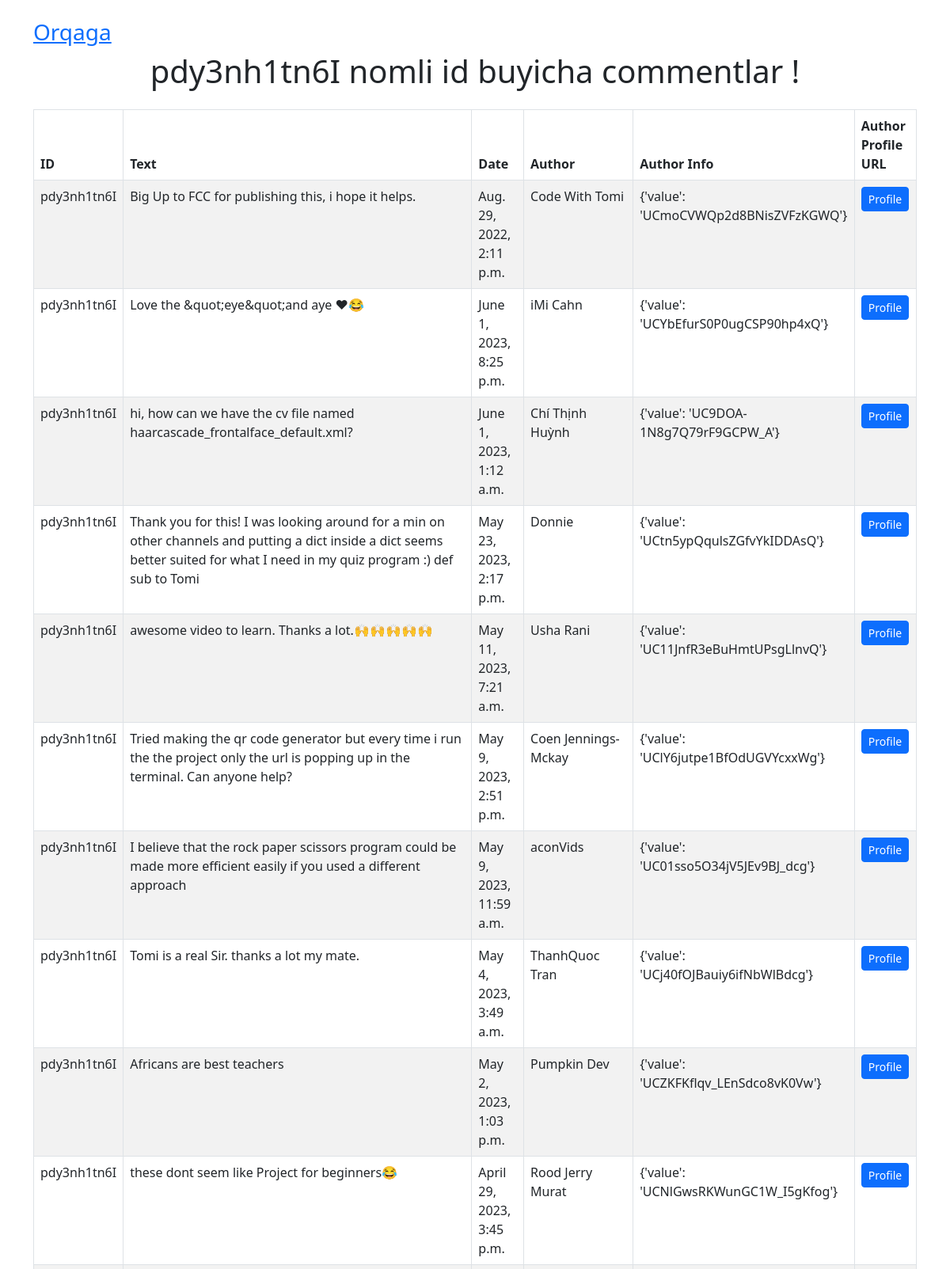
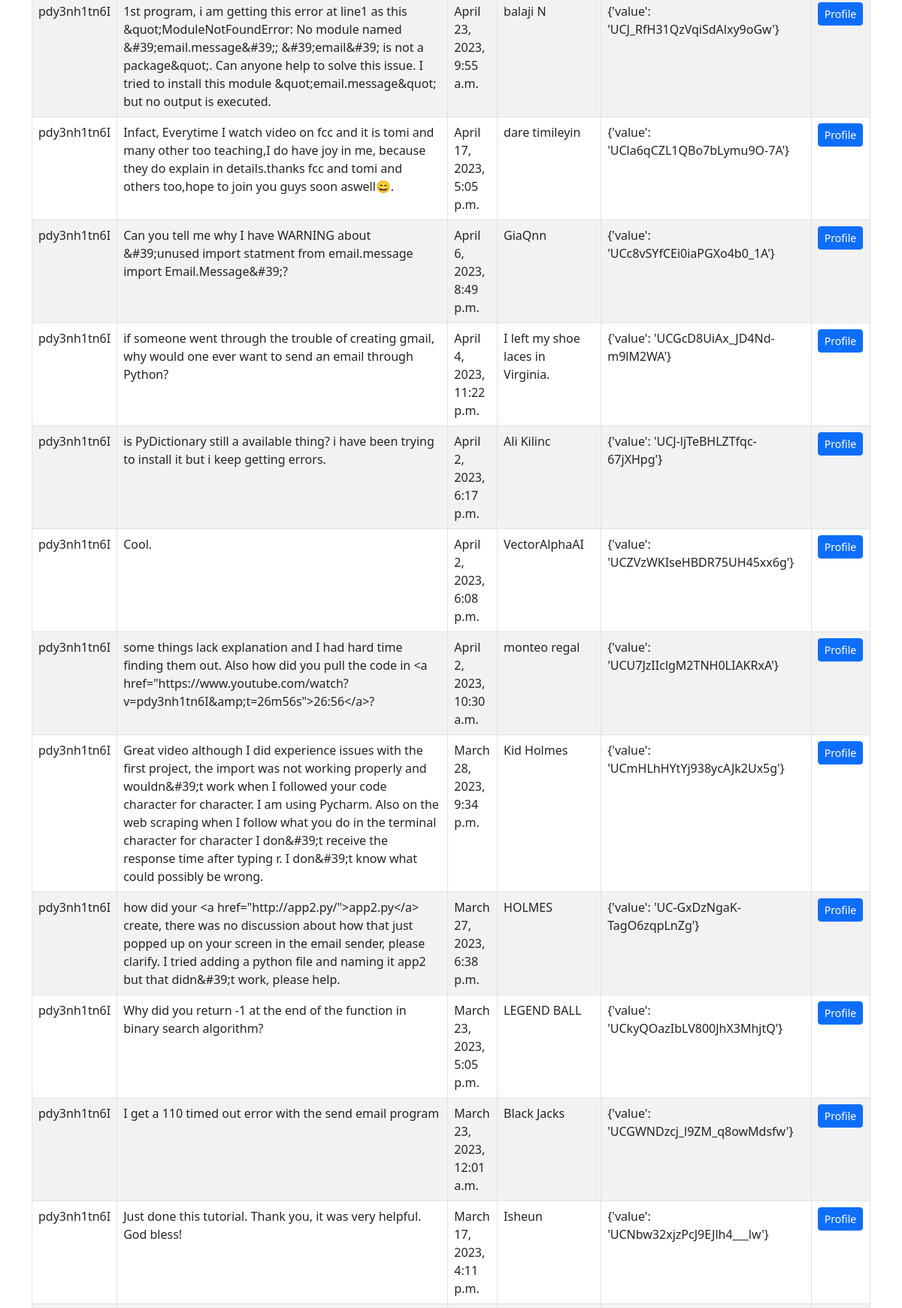
Page /comment/4/ (upper part) on the committed database (2 pictures, top to bottom).
### youtube/models.py (models this page shows, shortened)
class YouTobeModel(models.Model):
    video_id = models.CharField(max_length=100, unique=True, db_index=True)
    channelTitle = models.CharField(max_length=1000)
    title = models.CharField(max_length=1000)
    viewCount = models.IntegerField()
    description = models.TextField()

class Comment(models.Model):
    text_id = models.TextField()
    text = models.TextField()
    date = models.DateTimeField()
    author = models.CharField(max_length = 1000)
    author_info = models.CharField(max_length=1000)
    author_profile_url = models.URLField()

### youtube/views.py (the view)
# urls.py: path('comment/<int:pk>/', comment, name='comment'),
def comment(request, pk):
    comment_obj = get_object_or_404(YouTobeModel, pk=pk)
    video_id = comment_obj.video_id
    comments = Comment.objects.filter(text_id=video_id)
    return render(request, 'comment.html', {'video_id': video_id, 'comments': comments})

### youtube/templates/comment.html (shortened to what this page needs)
<!DOCTYPE html>
<html lang="en">
<head>
    <link rel="stylesheet" href="https://cdn.jsdelivr.net/npm/bootstrap@5.3.0/dist/css/bootstrap.min.css">
</head>
<body>
    <div class="container">
        <h3 class="mt-4"> <a href="{% url 'home' %}">Orqaga</a></h3>
        <h1 style="text-align: center;">{{ video_id }} nomli id buyicha commentlar !</h1>
        <table class="table table-striped table-bordered mt-4">
            <thead class="thead-dark">
                <tr>
                    <th scope="col">ID</th>
                    <th scope="col">Text</th>
                    <th scope="col">Date</th>
                    <th scope="col">Author</th>
                    <th scope="col">Author Info</th>
                    <th scope="col">Author Profile URL</th>
                </tr>
            </thead>
            <tbody>
                {% for comment in comments %}
                <tr>
                    <td>{{ comment.text_id }}</td>
                    <td>{{ comment.text }}</td>
                    <td>{{ comment.date }}</td>
                    <td>{{ comment.author }}</td>
                    <td>{{ comment.author_info }}</td>
                    <td><a href="{{ comment.author_profile_url }}" class="btn btn-primary btn-sm">Profile</a></td>
                </tr>
                {% endfor %}
            </tbody>
        </table>
    </div>
</body>
</html>

### rows in the picture
YouTobeModel: video "pdy3nh1tn6I"
Comment: text_id "pdy3nh1tn6I", text "Big Up to FCC for publishing this, i hope it helps.", date "Aug. 29, 2022, 2:11 p.m.", author "Code With Tomi", author_info "{'value': 'UCmoCVWQp2d8BNisZVFzKGWQ'}"
Comment: text_id "pdy3nh1tn6I", text "Love the &quot;eye&quot;and aye ❤😂", date "June 1, 2023, 8:25 p.m.", author "iMi Cahn", author_info "{'value': 'UCYbEfurS0P0ugCSP90hp4xQ'}"
Comment: text_id "pdy3nh1tn6I", text "hi, how can we have the cv file named haarcascade_frontalface_default.xml?", date "June 1, 2023, 1:12 a.m.", author "Chí Thịnh Huỳnh", author_info "{'value': 'UC9DOA-1N8g7Q79rF9GCPW_A'}"
Comment: text_id "pdy3nh1tn6I", text "Thank you for this! I was looking around for a min on other channels and putting a dict inside a dict seems better suited for what I need in my quiz program :) def sub to Tomi", date "May 23, 2023, 2:17 p.m.", author "Donnie", author_info "{'value': 'UCtn5ypQqulsZGfvYkIDDAsQ'}"
Comment: text_id "pdy3nh1tn6I", text "awesome video to learn. Thanks a lot.🙌🙌🙌🙌🙌", date "May 11, 2023, 7:21 a.m.", author "Usha Rani", author_info "{'value': 'UC11JnfR3eBuHmtUPsgLlnvQ'}"
Comment: text_id "pdy3nh1tn6I", text "Tried making the qr code generator but every time i run the the project only the url is popping up in the terminal. Can anyone help?", date "May 9, 2023, 2:51 p.m.", author "Coen Jennings-Mckay", author_info "{'value': 'UClY6jutpe1BfOdUGVYcxxWg'}"
Comment: text_id "pdy3nh1tn6I", text "I believe that the rock paper scissors program could be made more efficient easily if you used a different approach", date "May 9, 2023, 11:59 a.m.", author "aconVids", author_info "{'value': 'UC01sso5O34jV5JEv9BJ_dcg'}"
Comment: text_id "pdy3nh1tn6I", text "Tomi is a real Sir. thanks a lot my mate.", date "May 4, 2023, 3:49 a.m.", author "ThanhQuoc Tran", author_info "{'value': 'UCj40fOJBauiy6ifNbWlBdcg'}"
Comment: text_id "pdy3nh1tn6I", text "Africans are best teachers", date "May 2, 2023, 1:03 p.m.", author "Pumpkin Dev", author_info "{'value': 'UCZKFKflqv_LEnSdco8vK0Vw'}"
Comment: text_id "pdy3nh1tn6I", text "these dont seem like Project for beginners😂", date "April 29, 2023, 3:45 p.m.", author "Rood Jerry Murat", author_info "{'value': 'UCNlGwsRKWunGC1W_I5gKfog'}"
Comment: text_id "pdy3nh1tn6I", text "1st program, i am getting this error at line1 as this &quot;ModuleNotFoundError: No module named &#39;email.message&#39;; &#39;email&#39; is not a package&quot;. Can anyone help to solve this issue. I tried to install this module &quot;email.message&quot; but no output is executed.", date "April 23, 2023, 9:55 a.m.", author "balaji N", author_info "{'value': 'UCJ_RfH31QzVqiSdAlxy9oGw'}"
Comment: text_id "pdy3nh1tn6I", text "Infact, Everytime I watch video on fcc and it is tomi and many other too teaching,I do have joy in me, because they do explain in details.thanks fcc and tomi and others too,hope to join you guys soon aswell😄.", date "April 17, 2023, 5:05 p.m.", author "dare timileyin", author_info "{'value': 'UCla6qCZL1QBo7bLymu9O-7A'}"
Comment: text_id "pdy3nh1tn6I", text "Can you tell me why I have WARNING about &#39;unused import statment from email.message import Email.Message&#39;?", date "April 6, 2023, 8:49 p.m.", author "GiaQnn", author_info "{'value': 'UCc8vSYfCEi0iaPGXo4b0_1A'}"
Comment: text_id "pdy3nh1tn6I", text "if someone went through the trouble of creating gmail, why would one ever want to send an email through Python?", date "April 4, 2023, 11:22 p.m.", author "I left my shoe laces in Virginia.", author_info "{'value': 'UCGcD8UiAx_JD4Nd-m9lM2WA'}"
Comment: text_id "pdy3nh1tn6I", text "is PyDictionary still a available thing? i have been trying to install it but i keep getting errors.", date "April 2, 2023, 6:17 p.m.", author "Ali Kilinc", author_info "{'value': 'UCJ-ljTeBHLZTfqc-67jXHpg'}"
Comment: text_id "pdy3nh1tn6I", text "Cool.", date "April 2, 2023, 6:08 p.m.", author "VectorAlphaAI", author_info "{'value': 'UCZVzWKIseHBDR75UH45xx6g'}"
Comment: text_id "pdy3nh1tn6I", text "some things lack explanation and I had hard time finding them out. Also how did you pull the code in <a href=\"https://www.youtube.com/watch?v=pdy3nh1tn6I&amp;t=26m56s\">26:56</a>?", date "April 2, 2023, 10:30 a.m.", author "monteo regal", author_info "{'value': 'UCU7JzIIclgM2TNH0LIAKRxA'}"
Comment: text_id "pdy3nh1tn6I", text "Great video although I did experience issues with the first project, the import was not working properly and wouldn&#39;t work when I followed your code character for character. I am using Pycharm. Also on the web scraping when I follow what you do in the terminal character for character I don&#39;t receive the response time after typing r. I don&#39;t know what could possibly be wrong.", date "March 28, 2023, 9:34 p.m.", author "Kid Holmes", author_info "{'value': 'UCmHLhHYtYj938ycAJk2Ux5g'}"
Comment: text_id "pdy3nh1tn6I", text "how did your <a href=\"http://app2.py/\">app2.py</a> create, there was no discussion about how that just popped up on your screen in the email sender, please clarify. I tried adding a python file and naming it app2 but that didn&#39;t work, please help.", date "March 27, 2023, 6:38 p.m.", author "HOLMES", author_info "{'value': 'UC-GxDzNgaK-TagO6zqpLnZg'}"
Comment: text_id "pdy3nh1tn6I", text "Why did you return -1 at the end of the function in binary search algorithm?", date "March 23, 2023, 5:05 p.m.", author "LEGEND BALL", author_info "{'value': 'UCkyQOazIbLV800JhX3MhjtQ'}"
Comment: text_id "pdy3nh1tn6I", text "I get a 110 timed out error with the send email program", date "March 23, 2023, 12:01 a.m.", author "Black Jacks", author_info "{'value': 'UCGWNDzcj_l9ZM_q8owMdsfw'}"
Comment: text_id "pdy3nh1tn6I", text "Just done this tutorial. Thank you, it was very helpful. God bless!", date "March 17, 2023, 4:11 p.m.", author "Isheun", author_info "{'value': 'UCNbw32xjzPcJ9EJlh4___lw'}"
